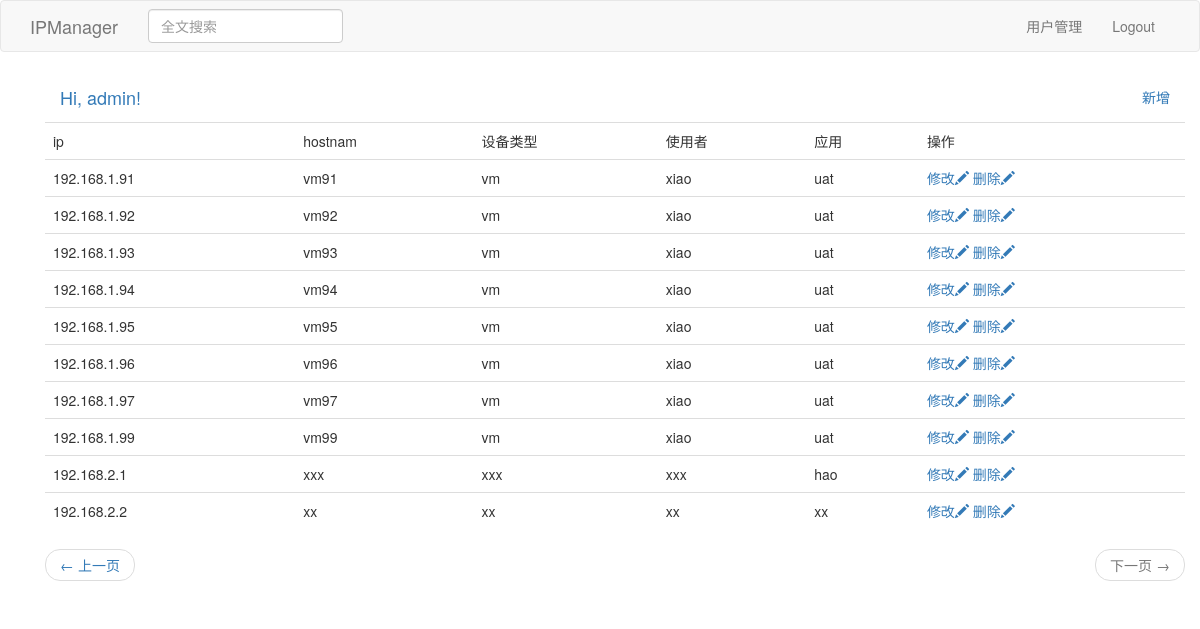
/index?page=3 (signed in), run on the app's committed database.
### app/models.py (models this page shows, shortened)
class User(UserMixin, db.Model):
    id = db.Column(db.Integer, primary_key=True)
    username = db.Column(db.String(64), index=True, unique=True)
    email = db.Column(db.String(120), index=True, unique=True)
    password_hash = db.Column(db.String(128))
    role = db.Column(db.String(64), index=True)

class SearchableMixin(object):
    @classmethod
    def search(cls, expression, page, per_page):
        ids, total = query_index(cls.__tablename__, expression, page, per_page)
        if total == 0:
            return cls.query.filter_by(id=0), 0
        when = []
        for i in range(len(ids)):
            when.append((ids[i], i))
        return cls.query.filter(cls.id.in_(ids)).order_by(
            db.case(when, value=cls.id)), total

class Ipinfo(SearchableMixin, db.Model):
    __searchable__ = ['ip', 'hostname', 'device_type', 'user', 'project']
    id = db.Column(db.Integer, primary_key=True)
    ip = db.Column(db.String(64), index=True, unique=True)
    hostname = db.Column(db.String(64))
    device_type = db.Column(db.String(64))
    user = db.Column(db.String(64))
    project = db.Column(db.String(128))

### app/routes.py (the view)
@app.route('/', methods=['GET', 'POST'])
@app.route('/index', methods=['GET', 'POST'])
@login_required
def index():
    page = request.args.get('page', 1, type=int)
    ipinfos = Ipinfo.query.order_by(Ipinfo.ip.asc()).paginate(
        page, app.config['POSTS_PER_PAGE'], False)
    next_url = url_for('index', page=ipinfos.next_num) \
        if ipinfos.has_next else None
    prev_url = url_for('index', page=ipinfos.prev_num) \
        if ipinfos.has_prev else None
    return render_template("index.html", title='Home Page', ipinfos=ipinfos.items, next_url=next_url,
                           prev_url=prev_url)

### app/forms.py
class SearchForm(FlaskForm):
    q = StringField('全文搜索', validators=[DataRequired()])
    def __init__(self, *args, **kwargs):
        if 'formdata' not in kwargs:
            kwargs['formdata'] = request.args
        if 'csrf_enabled' not in kwargs:
            kwargs['csrf_enabled'] = False
        super(SearchForm, self).__init__(*args, **kwargs)

### app/models.py (called while the page is built)
@login.user_loader
def load_user(id):
    return User.query.get(int(id))

### app/routes.py (called while the page is built)
@app.before_request
def before_request():
    if current_user.is_authenticated:
        g.search_form = SearchForm()

### app/templates/index.html (shortened to what this page needs)
{% extends "base.html" %}
{% block app_content %}
    <div class="container">
        <div class="navbar-header">
            <a class="navbar-brand">Hi, {{ current_user.username }}!</a>
        </div>
        <div class="collapse navbar-collapse" id="bs-example-navbar-collapse-1">
            <ul class="nav navbar-nav navbar-right">
                <li><a href= "{{ url_for('ip_add') }}">新增</a></li>
            </ul>
        </div>
        <div>
                <table class="table table-hover">
                    <tr>
                        <td>ip</td>
                        <td>hostnam</td>
                        <td>设备类型</td>
                        <td>使用者</td>
                        <td>应用</td>
                        <td>操作</td>
                    </tr>
                {% for ipinfo in ipinfos %}
                    {% include '_ip.html' %}
                {% endfor %}
                </table>
        </div>
        <div>
                <nav aria-label="...">
                        <ul class="pager">
                            <li class="previous{% if not prev_url %} disabled{% endif %}">
                                <a href="{{ prev_url or '#' }}">
                                    <span aria-hidden="true">&larr;</span> 上一页
                                </a>
                            </li>
                            <li class="next{% if not next_url %} disabled{% endif %}">
                                <a href="{{ next_url or '#' }}">
                                    下一页 <span aria-hidden="true">&rarr;</span>
                                </a>
                            </li>
                        </ul>
                </nav>
        </div>
    </div>
{% endblock %}

### app/templates/_ip.html
        <tr>
            <td>{{ ipinfo.ip }}</td>
            <td>{{ ipinfo.hostname }}</td>
            <td>{{ ipinfo.device_type }}</td>
            <td>{{ ipinfo.user }}</td>
            <td>{{ ipinfo.project }}</td>
            <td>
                <a data-id={{ ipinfo.id }} onclick="Edit(this)">修改<span class="glyphicon glyphicon-pencil"></span></a>
                <a data-id={{ ipinfo.id }} onclick="Delete(this)">删除<span class="glyphicon glyphicon-pencil"></span></a>
            </td>
        </tr>

### data on the page
User: username "admin"
Ipinfo: ip "192.168.1.91", hostname "vm91", device_type "vm", user "xiao", project "uat"
Ipinfo: ip "192.168.1.92", hostname "vm92", device_type "vm", user "xiao", project "uat"
Ipinfo: ip "192.168.1.93", hostname "vm93", device_type "vm", user "xiao", project "uat"
Ipinfo: ip "192.168.1.94", hostname "vm94", device_type "vm", user "xiao", project "uat"
Ipinfo: ip "192.168.1.95", hostname "vm95", device_type "vm", user "xiao", project "uat"
Ipinfo: ip "192.168.1.96", hostname "vm96", device_type "vm", user "xiao", project "uat"
Ipinfo: ip "192.168.1.97", hostname "vm97", device_type "vm", user "xiao", project "uat"
Ipinfo: ip "192.168.1.99", hostname "vm99", device_type "vm", user "xiao", project "uat"
Ipinfo: ip "192.168.2.1", hostname "xxx", device_type "xxx", user "xxx", project "hao"
Ipinfo: ip "192.168.2.2", hostname "xx", device_type "xx", user "xx", project "xx"
